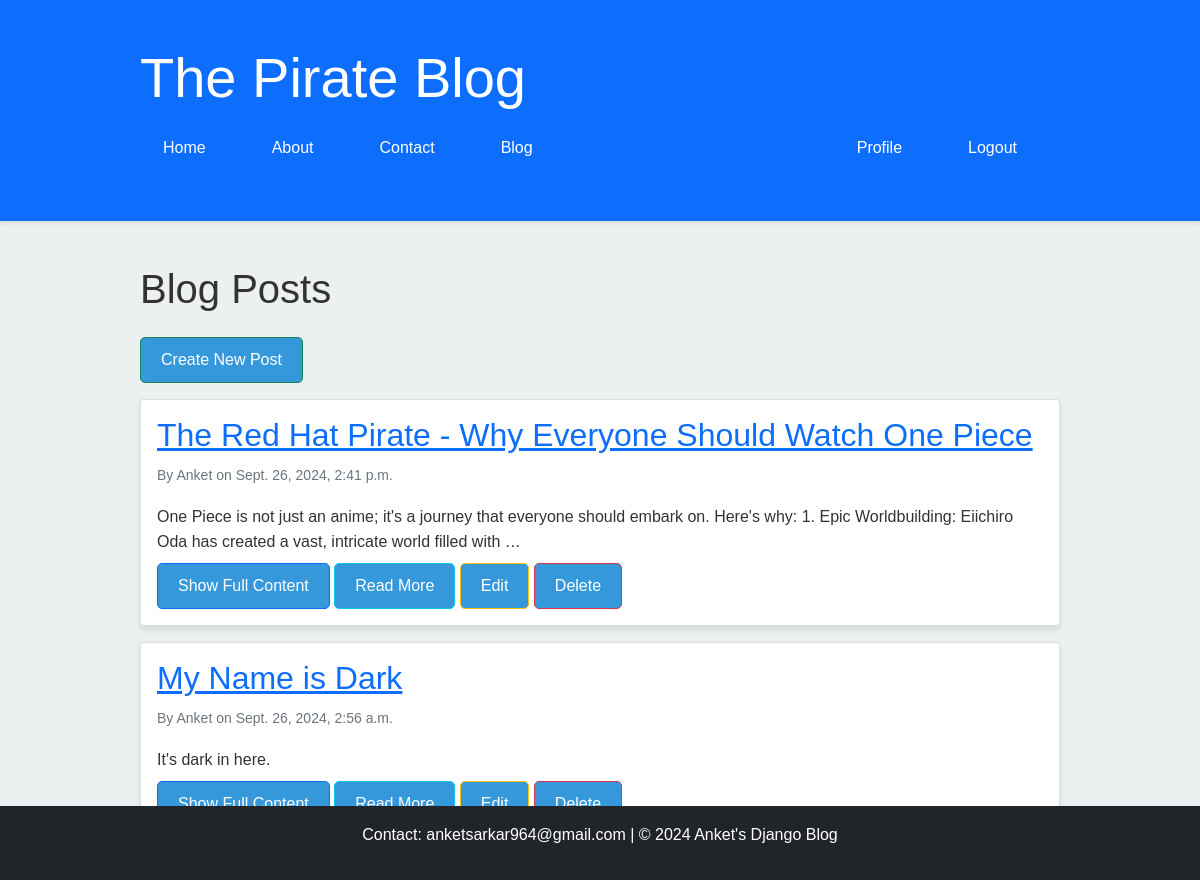
Page /blog/ (signed in) on the committed database.
### myapp/models.py (models this page shows, shortened)
class BlogPost(models.Model):
    title = models.CharField(max_length=200)
    content = models.TextField()
    created_date = models.DateTimeField(default=timezone.now)
    published_date = models.DateTimeField(blank=True, null=True)
    author = models.ForeignKey(User, on_delete=models.CASCADE, default=get_default_user)

### myapp/views.py (the view)
# urls.py: path('blog/', views.post_list, name='post_list'),
def post_list(request):
    posts = BlogPost.objects.filter(published_date__lte=timezone.now()).order_by('-published_date')
    return render(request, 'blog/post_list.html', {'posts': posts})

### myapp/templates/blog/post_list.html
{% extends 'base.html' %}
{% block content %}
    <h1 class="mb-4">Blog Posts</h1>
    {% if user.is_authenticated %}
        <a href="{% url 'post_new' %}" class="btn btn-success mb-3">Create New Post</a>
    {% else %}
        <p class="alert alert-info">Please <a href="{% url 'login' %}">log in</a> to create a new post.</p>
    {% endif %}
    {% for post in posts %}
        <div class="card mb-3">
            <div class="card-body">
                <h2 class="card-title"><a href="{% url 'post_detail' pk=post.pk %}">{{ post.title }}</a></h2>
                <p class="card-text">
                    <small class="text-muted">By {{ post.author.username }} on {{ post.published_date }}</small>
                </p>
                <div id="post-content-{{ post.id }}">
                    {{ post.content|truncatewords:30 }}
                </div>
                <button class="btn btn-primary mt-2" id="toggle-button-{{ post.id }}" onclick="toggleContent({{ post.id }})">
                    Show Full Content
                </button>
                <a href="{% url 'post_detail' pk=post.pk %}" class="btn btn-info mt-2">Read More</a>
                {% if user == post.author %}
                    <a href="{% url 'post_edit' pk=post.pk %}" class="btn btn-warning mt-2">Edit</a>
                    <a href="{% url 'post_delete' pk=post.pk %}" class="btn btn-danger mt-2 delete-btn" data-bs-toggle="tooltip" title="Delete this post">Delete</a>
                {% endif %}
            </div>
        </div>
    {% empty %}
        <p class="alert alert-warning">No posts available.</p>
    {% endfor %}
{% endblock %}

### myapp/static/styles.css (style rules this page uses)
:root { --primary-color: #3498db; --secondary-color: #2c3e50; --text-color: #333; --background-color: #ecf0f1; }
body { font-family: 'Arial', sans-serif; line-height: 1.6; color: var(--text-color); background-color: var(--background-color); margin: 0; padding: 0; }
.btn { display: inline-block; padding: 10px 20px; background-color: var(--primary-color); color: white; text-decoration: none; border-radius: 5px; transition: background-color 0.3s ease; }
body { font-family: 'Arial', sans-serif; line-height: 1.6; color: #333; }
.card { box-shadow: 0 4px 6px rgba(0, 0, 0, 0.1); }
.card-title { color: #007bff; }
.card { box-shadow: 0 4px 6px rgba(0, 0, 0, 0.1); transition: all 0.3s; }

### rows in the picture
BlogPost: title "The Red Hat Pirate - Why Everyone Should Watch One Piece", author.username "Anket", published_date "Sept. 26, 2024, 2:41 p.m.", content "One Piece is not just an anime; it's a journey that everyone should embark on. Here's why: 1. Epic Worldbuilding: Eiichiro Oda has created a vast, intricate world filled with …", shows "Edit"
BlogPost: title "My Name is Dark", author.username "Anket", published_date "Sept. 26, 2024, 2:56 a.m.", content "It's dark in here.", shows "Edit"
